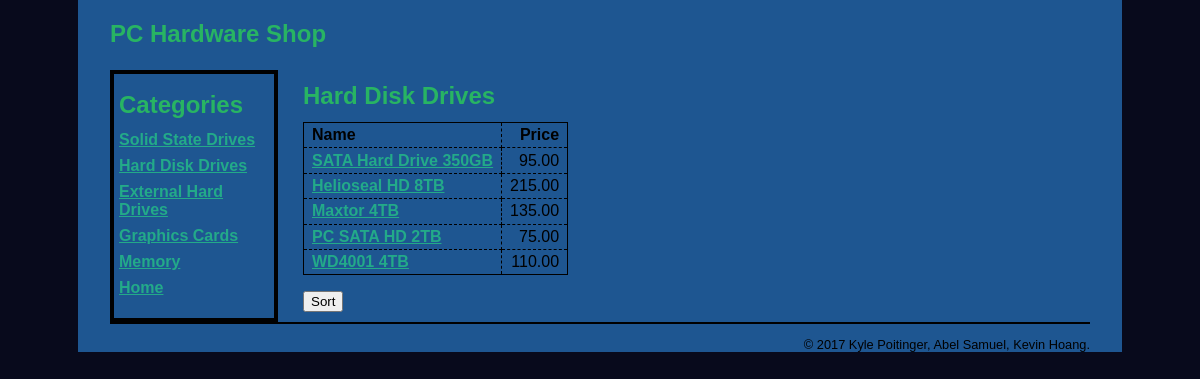
/product_catalog/index.php?category_id=2, run on the app's committed database.
### tables this page shows
CREATE TABLE categories (
  categoryID       INT(11)        NOT NULL   AUTO_INCREMENT,
  categoryName     VARCHAR(255)   NOT NULL,
  PRIMARY KEY (categoryID)
);

CREATE TABLE products (
  productID        INT(11)        NOT NULL   AUTO_INCREMENT,
  categoryID       INT(11)        NOT NULL,
  productCode      VARCHAR(20)    NOT NULL   UNIQUE,
  productName      VARCHAR(255)   NOT NULL,
  listPrice        DECIMAL(10,2)  NOT NULL,
  stock            INT(11)        Not Null,
  PRIMARY KEY (productID)
);

### model/category_db.php (called while the page is built, shortened)
<?php
function get_categories() {
    global $db;
    $query = 'SELECT * FROM categories
              ORDER BY categoryID';
    $statement = $db->prepare($query);
    $statement->execute();
    return $statement;
}
function get_category_name($category_id) {
    global $db;
    $query = 'SELECT * FROM categories
              WHERE categoryID = :category_id';
    $statement = $db->prepare($query);
    $statement->bindValue(':category_id', $category_id);
    $statement->execute();
    $category = $statement->fetch();
    $category_name = $category['categoryName'];
    return $category_name;
}
?>

### model/product_db.php (called while the page is built, shortened)
<?php
function get_products_by_category($category_id) {
    global $db;
    $query = 'SELECT * FROM products
              WHERE products.categoryID = :category_id
              ORDER BY productID';
    $statement = $db->prepare($query);
    $statement->bindValue(":category_id", $category_id);
    $statement->execute();
    $products = $statement->fetchAll();
    return $products;
}
?>

### product_catalog/product_list.php (the view, shortened to what this page needs)
<?php include '../view/header.php'; ?>
<main>
    <aside>
        <h1>Categories</h1>
        <nav>
        <ul>
            <?php foreach($categories as $category) : ?>
            <li>
                <a href="?category_id=<?php echo $category['categoryID']; ?>">
                    <?php echo $category['categoryName']; ?>
                </a>
            </li>
            <?php endforeach; ?>
            <a href="/PChardwareshop/index.php">Home</a>
        </ul>
        </nav>
    </aside>
    <section>
        <h1><?php echo $category_name; ?></h1>
        <table>
            <tr>
                <th>Name</th>
                <th class="right">Price</th>
            </tr>
            <?php foreach ($products as $product) : ?>
            <tr>
                <td><a href="?action=view_product&amp;product_id=<?php
                          echo $product['productID']; ?>">
                    <?php echo $product['productName']; ?>
                </a></td>
                <td class="right"><?php echo $product['listPrice']; ?></td>
            </tr>
            <?php endforeach; ?>
        </table>
                <form action="." method="get">
                    <input type="submit" value="Sort">
                </form>
    </section>
</main>
<?php include '../view/footer.php'; ?>

### main.css (style rules this page uses)
html { background-color: #080a1c; }
body { font-family: Arial, Helvetica, sans-serif; width: 980px; margin: 0 auto; padding: 0 2em; background-color: #1e5691; }
aside { float: left; width: 150px; border: 4px solid black; padding: 5px; }
section { float: left; width: 600px; padding-left: 25px; }
h1 { font-size: 150%; margin: .5em 0; }
h1, h2 { color: #28B463; }
ul { list-style-type: none; margin: 0; padding-left: 0; padding-bottom: 1em; }
li { padding-bottom: 0.5em; }
a { color: #23aa89; font-weight: bold; }
table { border: 1px solid black; border-collapse: collapse; margin-bottom: 1em; }
td, th { border: 1px dashed black; padding: .2em .5em .2em .5em; text-align: left; }
.right { text-align: right; }

### data on the page
categories: categoryName "Solid State Drives"
categories: categoryName "Hard Disk Drives"
categories: categoryName "External Hard Drives"
categories: categoryName "Graphics Cards"
categories: categoryName "Memory"
products: productName "SATA Hard Drive 350GB", listPrice "95.00"
products: productName "Helioseal HD 8TB", listPrice "215.00"
products: productName "Maxtor 4TB", listPrice "135.00"
products: productName "PC SATA HD 2TB", listPrice "75.00"
products: productName "WD4001 4TB", listPrice "110.00"
